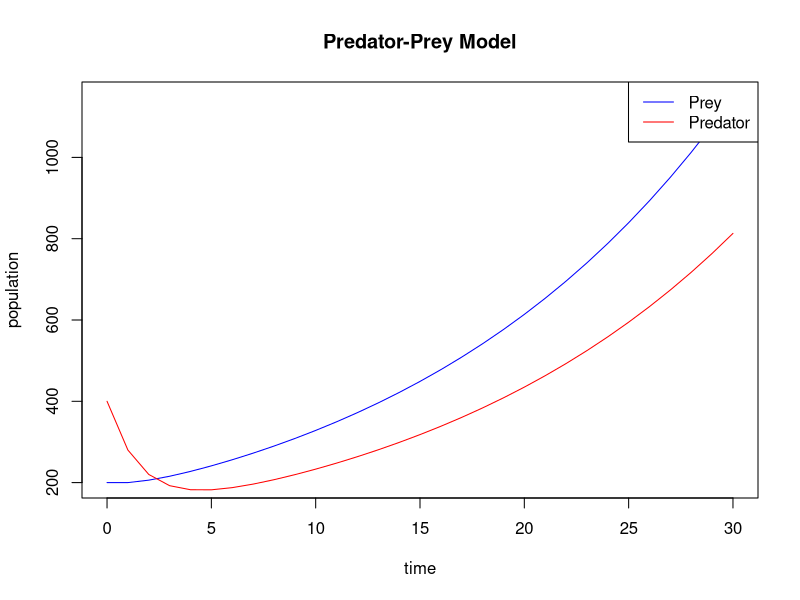

Write R code to recreate this figure.
# prey predator model
# Venus Chaudhary 22201012022
prey_predator_equation<-function(alpha,beta,gamma,delta,x0,y0,t){
  x=x0;
  y=y0;
  for(i in 1:t){
    x[i+1]=(1+alpha)*x[i]-beta*y[i];
    y[i+1]=(1-gamma)*y[i]+delta*x[i];
  }
  return(list(D=x,T=y));
}
result=prey_predator_equation(0.1,0.05,0.5,0.4,200,400,30)
print(result)
plot(0:30, result$D, col="blue", xlab="time", type="l", ylab="population", main="Predator-Prey Model")
lines(0:30, result$T, col="red")
legend("topright", legend=c("Prey", "Predator"), col=c("blue", "red"), lty=1)
cat("final prey population : ",result$D[31],"\n")
cat("final predator population : ",result$T[31],"\n")